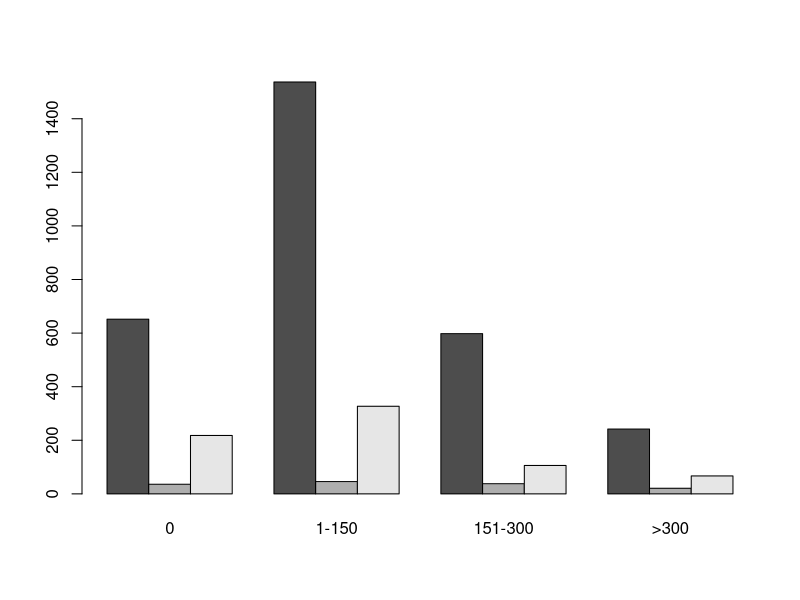
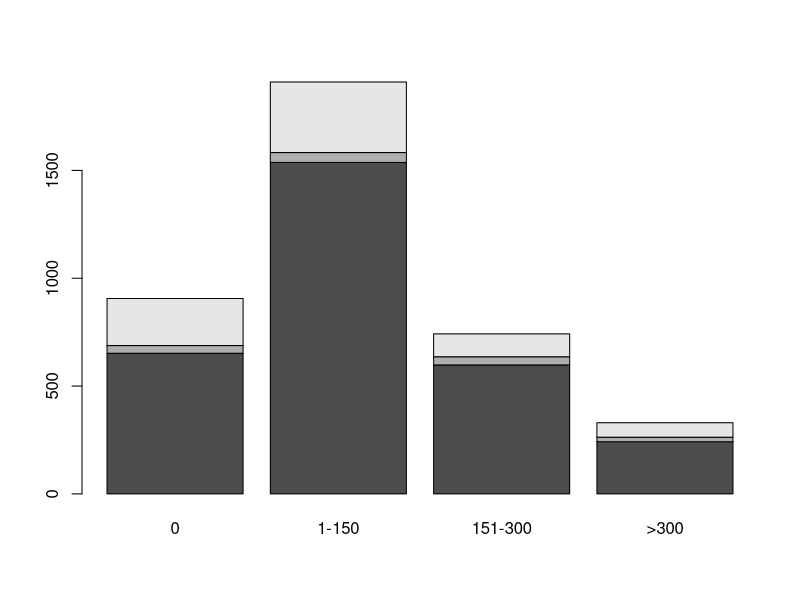
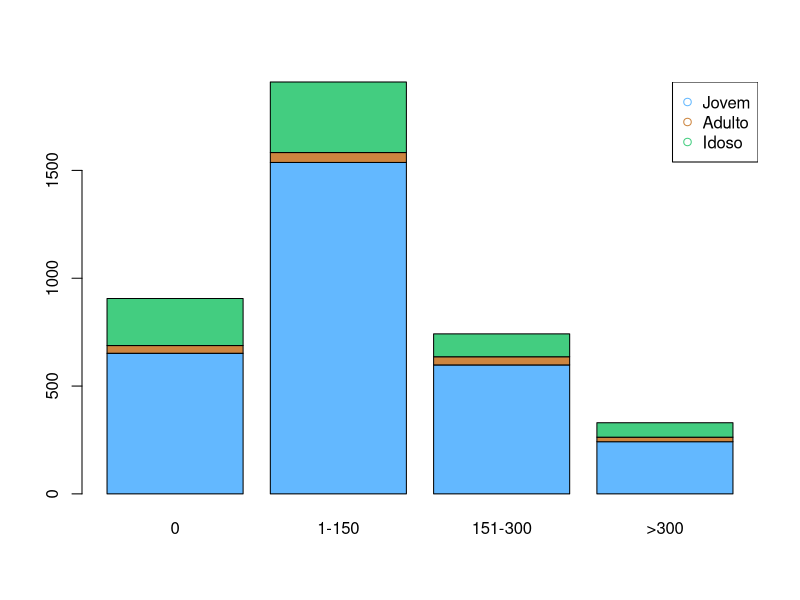
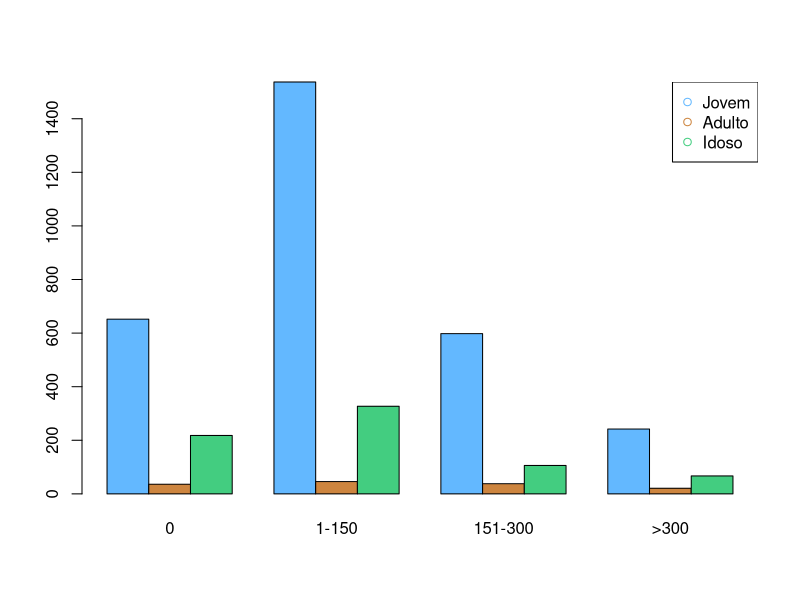
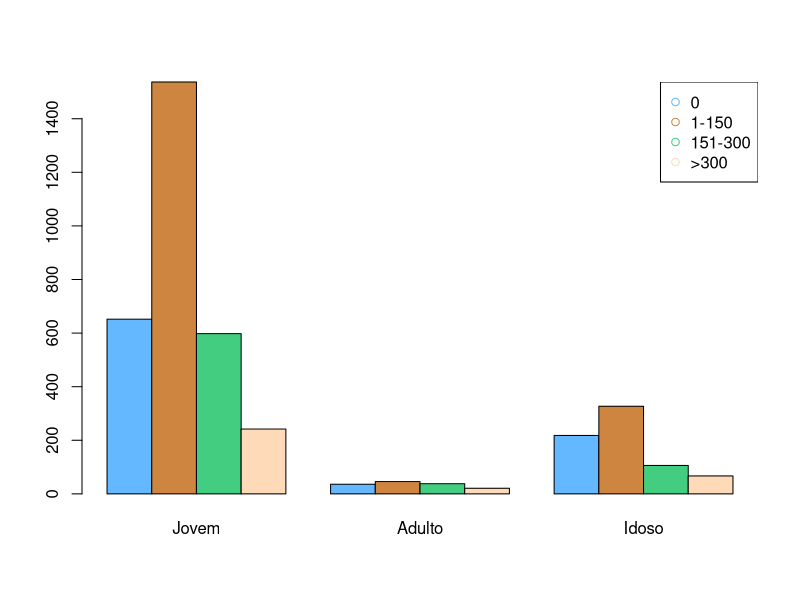

The R script that drew these images, in order:
# Bar Plots

# Obs: Caso tenha problemas com a acentuação, consulte este link:
# https://support.rstudio.com/hc/en-us/articles/200532197-Character-Encoding

# Configurando o diretório de trabalho
# Coloque entre aspas o diretório de trabalho que você está usando no seu computador
# Não use diretórios com espaço no nome
setwd("D:/Documentos/DSA/FCD/BigDataRAzure/Cap04")
getwd()

?barplot

# Preparando os dados - número de casamentos em uma igreja de SP
dados <- matrix(c(652,1537,598,242,36,46,38,21,218,327,106,67), nrow = 3, byrow = T)
dados

# Nomeando linhas e colunas na matriz
colnames(dados) <- c("0","1-150","151-300",">300")
rownames(dados) <- c("Jovem","Adulto","Idoso")
dados

# Construindo o Barplot
barplot(dados, beside = T)
barplot(dados)

# Construindo o plot - Stacked Bar Plot
# As 3 faixas de idade são representadas na mesma coluna para as diferentes quantidades
barplot(dados, col = c("steelblue1", "tan3", "seagreen3"))

# Crie uma legenda para o gráfico anterior
colors()
legend("topright", pch = 1, col = c("steelblue1", "tan3", "seagreen3"), legend = c("Jovem","Adulto","Idoso"))

# Agora temos uma coluna para cada faixa etária, mas na mesma faixa de quantidade
barplot(dados, beside = T, col = c("steelblue1", "tan3", "seagreen3"))
legend("topright", pch = 1, col = c("steelblue1", "tan3", "seagreen3"), legend = c("Jovem","Adulto","Idoso"))

# Com a Transposta da matriz, invertemos as posições entre faixa etária e faixa de quantidade
t(dados)
barplot(t(dados), beside = T, col = c("steelblue1", "tan3", "seagreen3", "peachpuff1"))
legend("topright", pch = 1, col = c("steelblue1", "tan3", "seagreen3", "peachpuff1"), legend = c("0","1-150","151-300",">300"))



